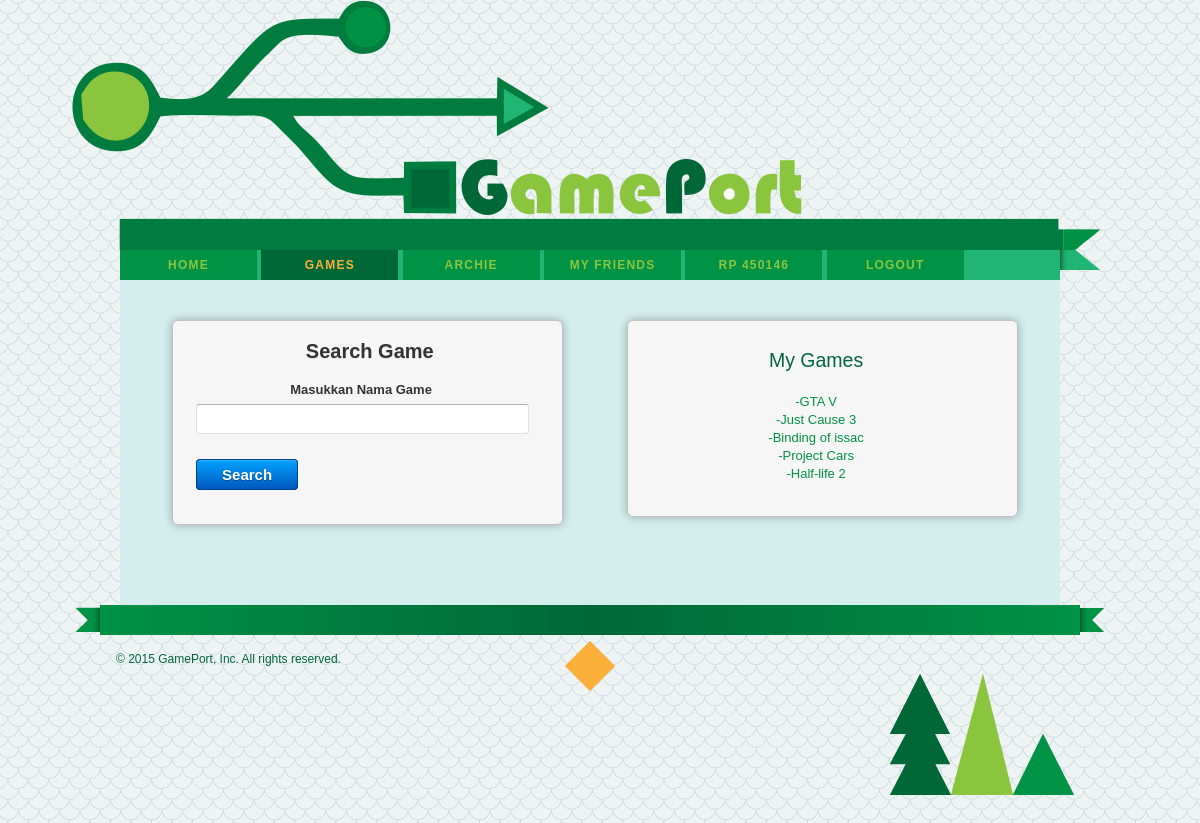
The page /mygames.php (signed in) on the database its author committed.
### tables this page shows
CREATE TABLE IF NOT EXISTS `user` (
  `iduser` int(5) NOT NULL,
  `nama` varchar(30) NOT NULL,
  `username` varchar(30) NOT NULL,
  `password` varchar(30) NOT NULL,
  `saldo` decimal(8,0) NOT NULL DEFAULT '0'
);

CREATE TABLE IF NOT EXISTS `listgame` (
  `iduser` int(5) NOT NULL,
  `idgame` int(5) NOT NULL
);

CREATE TABLE IF NOT EXISTS `game` (
  `idgame` int(5) NOT NULL,
  `nama` varchar(30) NOT NULL,
  `harga` int(6) NOT NULL,
  `kategori` varchar(30) NOT NULL,
  `rilis` varchar(4) NOT NULL
);

### mygames.php (the view, shortened to what this page needs)
<?php
if (isset($_SESSION["member_login"])) {
    $connect = new mysqli("localhost", "root", "", "gameport");
    $id_lihat = $_SESSION["member_login"];
    $call_loggedin_member = $connect->query("SELECT * FROM user WHERE iduser=" . $id_lihat);
    $fetch_member = $call_loggedin_member->fetch_assoc();
    ?>
    <!DOCTYPE html>
    <html>
        <head>
            <link rel="stylesheet" href="stylesheets/default.css" />
            <link rel="stylesheet" type="text/css" href="theme/default/css/default.css" id="theme" />
        </head>
        <body>
            <header>
                <div id="logoTxt">
                </div>
            </header>
            <section id="mainRight" class="clear">
                <nav>
                    <ul>
                        <li><a href="home.php">Home</a></li>
                        <li><a href="mygames.php" class="selected" >Games</a></li>
                        <li><a href="profile.php"><?php echo $fetch_member["username"]; ?></a></li>
                        <li><a href="friend.php">My Friends</a></li>
                        <li><a href="topup.php">Rp <?php echo $fetch_member["saldo"]; ?></a></li>
                        <li><a href="logout.php">Logout</a></li>
                    </ul>
                </nav>
                <section class="columns clear">
                    <div class="colLeft">
                        <form class="fb-toplabel fb-100-item-column selected-object" id="docContainer"
                              action="mygames.php" enctype="multipart/form-data" method="post"
                              data-form="preview">
                            <div class="fb-form-header" id="fb-form-header1" style="min-height: 0px;">
                            </div>
                            <div class="section" id="section1">
                                <div class="column ui-sortable" id="column1">
                                    <div class="fb-item fb-100-item-column" id="item1">
                                        <div class="fb-header fb-item-alignment-center">
                                            <h2 style="display: inline;">
                                                Search Game
                                            </h2>
                                        </div>
                                    </div>
                                    <div class="fb-item fb-100-item-column" id="item2">
                                        <div class="fb-grouplabel">
                                            <label id="item2_label_0" style="display: inline;">Masukkan Nama Game</label>
                                        </div>
                                        <div class="fb-input-box">
                                            <input name="namagame" id="item2_text_1" type="text" maxlength="254" placeholder=""
                                                   autocomplete="off" data-hint="" required=""/>
                                        </div>
                                    </div>
                                </div>
                            </div>
                            <div class="fb-item-alignment-left fb-footer" id="fb-submit-button-div"
                                 style="min-height: 0px;">
                                <input class="fb-button-special" id="fb-submit-button" type="submit" data-regular="url('file:///C:/Users/Archisdiningrat/AppData/Local/Temp/FormBuilder/theme/default/images/btn_submit.png')"
                                       value="Search" />
                            </div>
                        </form>
                    </div>
                    <div class="colRight">
                        <form class="fb-toplabel fb-100-item-column selected-object" id="docContainer"
                              action="" enctype="multipart/form-data" method="post" novalidate="novalidate"
                              data-form="preview">
                            <div class="fb-form-header" id="fb-form-header1" style="min-height: 0px;">
                            </div>
                            <div class="section" id="section1">
                                <div class="column ui-sortable" id="column1">
                                    <div class="fb-item fb-100-item-column" id="item2">
                                        <div class="fb-input-box">
                                            <p>My Games</p>
                                            <br>
    <?php
    $call_all_data = $connect->query("SELECT * FROM listgame where iduser =" . $id_lihat);
    if ($call_all_data->num_rows >= 1) {
        while ($fetch_all_data = $call_all_data->fetch_assoc()) {
            $call_game = $connect->query("SELECT * FROM game WHERE idgame=" . $fetch_all_data["idgame"]);
            $fetch_game = $call_game->fetch_assoc();
            echo "<tr>";
            echo "<td><a href='gamedetails.php?profile=" . $fetch_game["idgame"] . "'>-" . $fetch_game["nama"] . "</a><br></td>";
            echo "</tr>";
        }
    } else {
        echo 'Kamu tidak memiliki Game';
        echo '<br>';
    }
    echo '<br>';
    ?>
                                        </div>
                                    </div>
                                </div>
                        </form>
                    </div>
                </section>
                <footer>
                    <p>&copy; 2015 GamePort, Inc. All rights reserved.</p>
                </footer>
            </section>
        </body>
    </html>
    <?php
} else {
    header("location:index.php");
    exit();
}
?>

### stylesheets/default.css (style rules this page uses)
html, body, div, span, applet, object, iframe, h1, h2, h3, h4, h5, h6, p, blockquote, pre, a, abbr, acronym, address, big, cite, code, del, dfn, em, font, img, ins, kbd, q, s, samp, small, strike, strong, sub, sup, tt, var, b, u, i, center, dl, dt, dd, ol, ul, li, fieldset, form, label, legend, table, caption, tbody, tfoot, thead, tr, th, td { margin: 0; padding: 0; border: 0; outline: 0; font-size: 100%; vertical-align: baseline; background: transparent; }
body { line-height: 1; }
ol, ul { list-style: none; }
header, footer, aside, nav, article, section { display: block; margin: 0; padding: 0; }
.clear:after { content: "."; display: block; height: 0; clear: both; visibility: hidden; }
html { font-size: 16px; }
body { color: #333; font: 75%/1.5em Helvetica, Arial, sans-serif; }
h1, h2, h3, h4, h5, h6 { color: #FFF; font: 1.9em/1em Helvetica, Arial, sans-serif; }
h2 { color: #FFF; }
p { color: #00663d; font-family: Helvetica, Arial, sans-serif; font-size: 150%; line-height: 1.5em; text-align: center; }
ul { list-style: disc; color: #FFF; font-size: 1.0em; font-weight: normal; line-height: 1.3em; }
a { color: #009245; text-decoration: none; }
h1, h2, h3, h4, h5, h6 { padding-bottom: 3px !important; }
p { margin-right: 10px; padding: 5px 0; }
ul, ol { margin-left: 25px; padding-left: 0; }
li { margin-bottom: 15px; margin-left: 15px; }
p, dl, hr, h1, h2, h3, h4, h5, h6, ol, ul, pre, table, address, fieldset { margin-bottom: 10px; }
html { background: url(../images/background.png) repeat; background-color: #32423E; text-align: center; }
body { background: none; margin-bottom: 20px; width: 960px; margin: 0 auto; border: none; }
#logoTxt { background-repeat: no-repeat; background-position:left; width: 100%; height: 165px; border: none; margin-bottom: 20px; }
header { height: 250px; background-image: url(../images/head_img.png); background-repeat:no-repeat; width: 1028px; border: none; left:-48px; position:relative; }
nav ul { background: url(../images/nav_bar.png) no-repeat; list-style: none; width: 980px; height: 30px; margin: 0; text-align: left; border: none; }
nav ul li { display: inline-block; margin:0px 1px 0px 0px; padding: 0px 0 0px 0; border: none; }
nav ul li a { display:inline-block; color: #8cc63f; background: url(../images/button_reg.png); font-size: 1em; font-weight: bold; text-align:center; letter-spacing: 0.1em; padding: 8px 6px 0px 6px; text-transform: uppercase; width:125px; height:22px; }
nav ul li a.selected { color: #fbb03b; background: url(../images/button_sel.png); }
#mainRight, #mainRight2 { margin-top: 0px; width: 1028px; text-align: left; }
.columns { background: #d4eded; display: block; width: 940px; text-align:center; padding-bottom:40px; }
.colLeft { float: left; width: 435px; border: none; padding-left:30px; }
.colRight { float: right; width: 435px; padding-right:20px; }
footer { clear: both; background: url(../images/foot_bkgd.png) no-repeat; padding-top: 10px; height: 190px; width:1028px; border: none; left:-44px; position:relative; }
footer p { float:left; margin-top:30px; padding-left:40px; font-size: 1em; color: #00663D; border: none; }

### rows shown on the page
user: username "ARCHIE", saldo "450146"
listgame: idgame.nama "GTA V"
listgame: idgame.nama "Just Cause 3"
listgame: idgame.nama "Binding of issac"
listgame: idgame.nama "Project Cars"
listgame: idgame.nama "Half-life 2"
